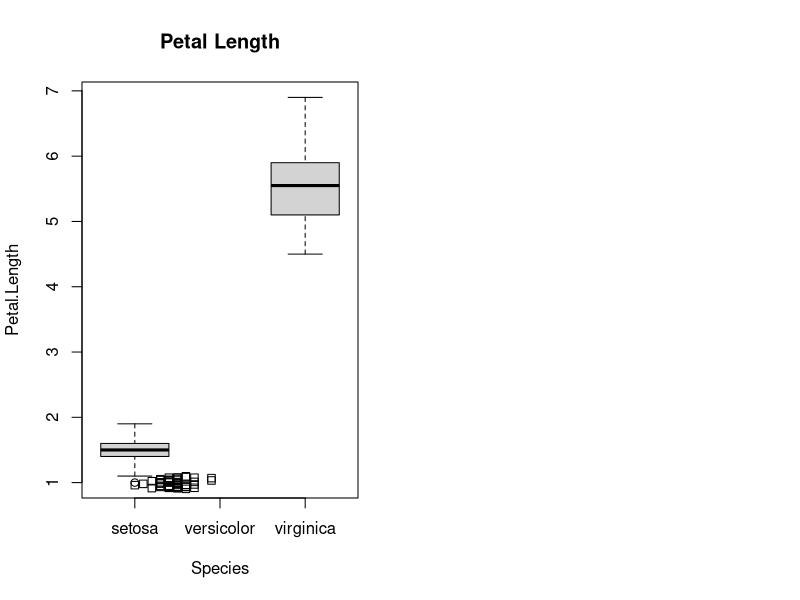

This figure's R source:
# Independent t-test + visualization
result <- t.test(iris$Petal.Length[iris$Species=="setosa"], 
       iris$Petal.Length[iris$Species=="virginica"])
print(result)

dev.new()
par(mfrow=c(1,2))
boxplot(Petal.Length~Species, data=subset(iris, Species!="versicolor"), main="Petal Length")
stripchart(Petal.Length~Species, data=subset(iris, Species!="versicolor"), add=TRUE, method="jitter")
